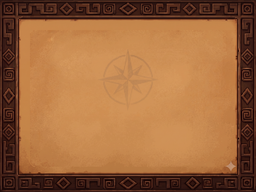
#> input picture EcuaTrials/gfx/bg_bottom.png, 256 x 192 px
$ python patch_bg.py
#> lines starting #> are read from the running program, lines starting #| are printed output that depends on the picture
from PIL import Image

img = Image.open('gfx/bg_bottom.png').convert('RGB')
#> img is the input picture: PIL image 256x192 RGB; mean R, G, B 155.9, 102.8, 61.1
# Wood area without text or UI: x=14 to 242, y=36 to 98 (height 62)
strip = img.crop((14, 36, 242, 98))
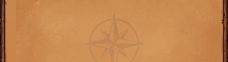
#> strip: PIL image 228x62 RGB; mean R, G, B 197.1, 135.3, 79.8
img.paste(strip, (14, 108))

img.save('gfx/bg_bottom.png')
